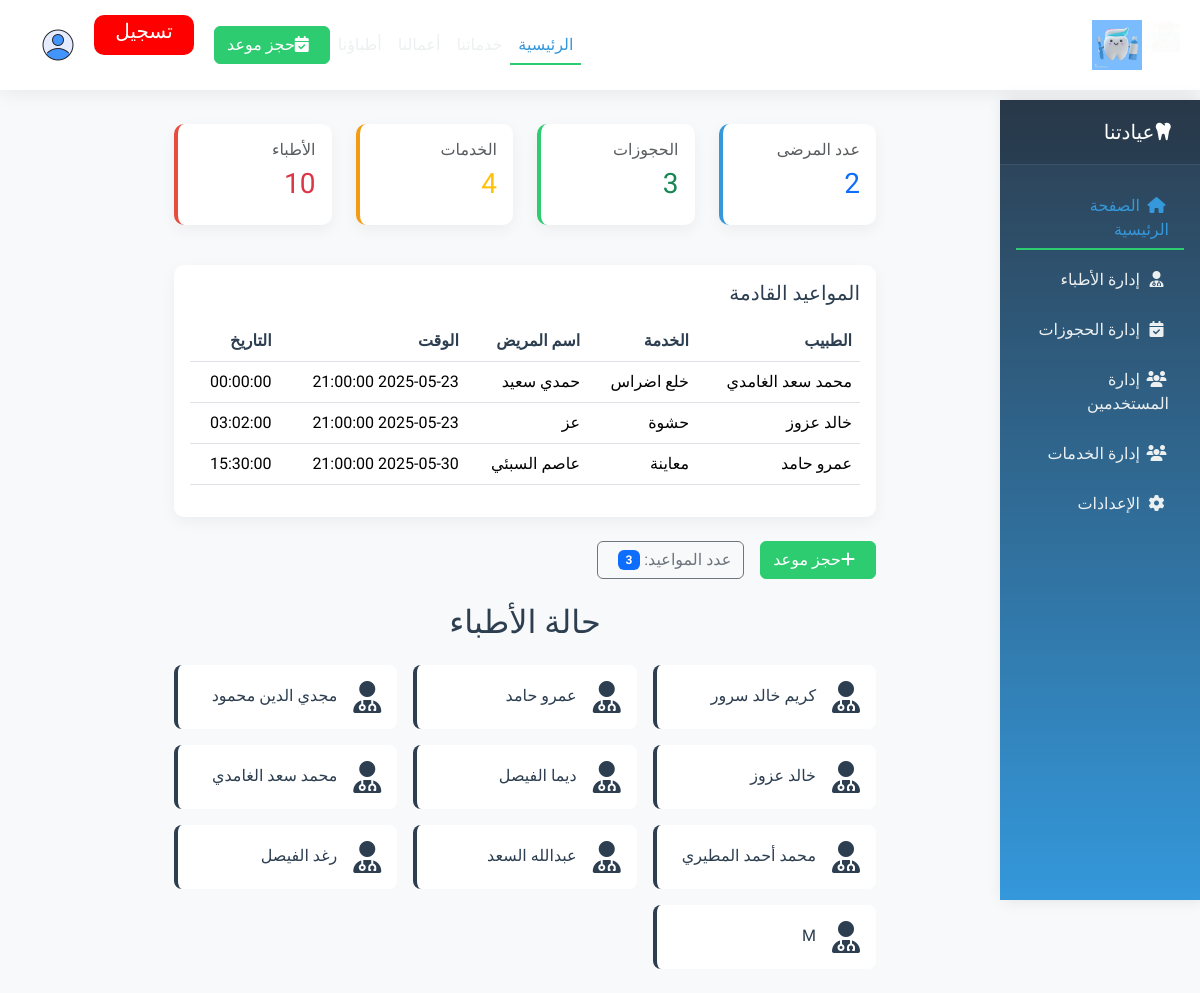
/admin/dashboard.php (signed in), run on the app's committed database.
### tables this page shows
CREATE TABLE `booking` (
  `BookingID` int(11) NOT NULL,
  `BookingName` varchar(30) NOT NULL,
  `BookingDate` timestamp NOT NULL DEFAULT current_timestamp(),
  `BookingTime` time NOT NULL,
  `BookingDetail` text NOT NULL,
  `DoctorID` int(11) NOT NULL,
  `ServicesID` int(11) NOT NULL,
  `UserID` int(11) NOT NULL,
  `BookingState` int(11) NOT NULL DEFAULT 0
);

CREATE TABLE `doctors` (
  `id` int(11) NOT NULL,
  `name` varchar(100) NOT NULL,
  `Upload_path` varchar(255) NOT NULL,
  `specialty` varchar(100) NOT NULL,
  `description` text DEFAULT NULL,
  `education` text DEFAULT NULL,
  `experience` text DEFAULT NULL
);

CREATE TABLE `services` (
  `ServicesID` int(11) NOT NULL,
  `ServicesName` varchar(50) NOT NULL,
  `ServicesImge` text NOT NULL,
  `ServicesDetail` text NOT NULL
);

### admin/dashboard.php (the view, shortened to what this page needs)
<?php
include("../config/config.php");
$result = $con->query("SELECT COUNT(*) as count FROM users");
$row = $result->fetch_assoc();
$num_patients = $row['count'];
$result = $con->query("SELECT COUNT(*) as count FROM booking");
$row = $result->fetch_assoc();
$num_booking = $row['count'];
 $result = $con->query("SELECT COUNT(*) as count FROM 	services");
$row = $result->fetch_assoc();
$num_services = $row['count'];
$result = $con->query("SELECT COUNT(*) as count FROM doctors");
$row = $result->fetch_assoc();
$num_doctors = $row['count'];
$appointments = $con->query("SELECT a.BookingTime as BookingTime, a.BookingDate as BookingDate, a.BookingName as UserName,
 d.name as name,s.ServicesName as ServicesName
FROM booking a
JOIN users u ON a.UserID= u.UserID
JOIN doctors d ON a.DoctorID = d.id
JOIN services s ON a.ServicesID = s.ServicesID
ORDER BY a.BookingDate, a.BookingTime");
?>
<!DOCTYPE html>
<html lang="ar" dir="rtl">
<head>
</head>
<body style="padding-top:100px; padding-right:100px">
   <?php
    include ("Sidebar.php");
    ?>
        <?php
       include("../include/Header.php");
    ?>
    <div class="body" style="padding-right:200px;">
    <div class="container-fluid p-0" >
        <div class="row g-0">
            <div class="col-md-9 col-lg-10">
                <div class="p-4">
                    <div class="row mb-4">
                        <div class="col-md-6 col-lg-3 mb-3">
                            <div class="stat-card patients h-100 p-3">
                                <h6 class="text-muted">عدد المرضى</h6>
                                <h3 class="text-primary"><?php echo $num_patients; ?></h3>
                            </div>
                        </div>
                        <div class="col-md-6 col-lg-3 mb-3">
                            <div class="stat-card appointments h-100 p-3">
                                <h6 class="text-muted">الحجوزات</h6>
                                <h3 class="text-success"><?php echo $num_booking; ?></h3>
                            </div>
                        </div>
                        <div class="col-md-6 col-lg-3 mb-3">
                            <div class="stat-card services h-100 p-3">
                                <h6 class="text-muted">الخدمات</h6>
                                <h3 class="text-warning"><?php echo $num_services; ?></h3>
                                <i class="fas fa-teeth-open stat-icon text-warning"></i></div>
                        </div>
                        <div class="col-md-6 col-lg-3 mb-3">
                            <div class="stat-card doctors h-100 p-3">
                                <h6 class="text-muted">الأطباء</h6>
                                <h3 class="text-danger"><?php echo $num_doctors; ?></h3>
                            </div>
                        </div>
                    </div>
                    <div class="appointment-table p-3 mb-4">
                        <h5 class="mb-3">المواعيد القادمة</h5>
                        <div class="table-responsive">
                            <table class="table table-hover">
                                <thead>
                                    <tr>
                                        <th>الطبيب</th>
                                        <th>الخدمة</th>
                                        <th>اسم المريض</th>
                                        <th>الوقت</th>
                                        <th>التاريخ</th>
                                    </tr>
                                </thead>
                                <tbody>
                                        <?php if ($appointments->num_rows > 0): ?>
                                        <?php while ($row = $appointments->fetch_assoc()): ?>
                                            <tr>
                                                <td><?= htmlspecialchars($row['name']) ?></td>
                                                <td><?= htmlspecialchars($row['ServicesName']) ?></td>
                                                <td><?= htmlspecialchars($row['UserName']) ?></td>
                                                <td><?= htmlspecialchars($row['BookingDate']) ?></td>
                                                <td><?= htmlspecialchars($row['BookingTime']) ?></td>
                                            </tr>
                                        <?php endwhile; ?>
                                    <?php else: ?>
                                        <tr>
                                            <td colspan="6" class="text-center">لا توجد مواعيد قادمة</td>
                                        </tr>
                                    <?php endif; ?>
                                </tbody>
                            </table>
                        </div>
                    </div>
                    <div class="d-flex gap-3 mb-4">
                                <a href="http://localhost/php/Pag/Booking.php" style="text-decoration: none;"> <button class="btn btn-primary">
                  <i class="fas fa-plus me-2"></i>حجز موعد
                        </button></a>
                        <button class="btn btn-outline-secondary">
                            عدد المواعيد: <span class="badge bg-primary ms-2"><?php echo $num_booking; ?></span>
                        </button>
                    </div>
                    <h2 class="text-center mb-4">حالة الأطباء</h2>
                    <div class="row g-3">
                        <?php
                        $doctors_status = $con->query("SELECT * FROM doctors");
                        while ($doctor = $doctors_status->fetch_assoc()): ?>
                        <div class="col-12 col-md-4">
                            <div class="doctor-status-card p-3 status-<?php echo strtolower($doctor['name']); ?>">
                                <div class="d-flex align-items-center gap-3">
                                    <i class="fas fa-user-md fa-2x text-<?php echo strtolower($doctor['name']); ?>"></i>
                                    <div>
                                        <h6 class="mb-1"><?php echo $doctor['name']; ?></h6>
                                    </div>
                                </div>
                            </div>
                        </div>
                        <?php endwhile; ?>
                    </div>
                </div>
            </div>
        </div>
    </div>
    </div>
</body>
</html>

### Css/index.css (style rules this page uses)
:root { --primary-light: #5dade2; --primary-main: #3498db; --primary-dark: #2874a6; --dental-green: #2ecc71; --dental-blue: #2980b9; --dental-gold: #f1c40f; --white: #ffffff; --light-gray: #f8f9fa; --dark-gray: #2c3e50; --text-color: #2c3e50; --transition-base: all 0.4s cubic-bezier(0.645, 0.045, 0.355, 1); }
body { font-family: 'Tajawal', sans-serif; background-color: var(--light-gray); color: var(--text-color); overflow-x: hidden; }
.btn-primary { background-color: var(--dental-green); border-color: var(--dental-green); }

### Css/dashboard.css (style rules this page uses)
:root { --primary-color: #3498db; --secondary-color: #2ecc71; --warning-color: #f39c12; --danger-color: #e74c3c; --dark-color: #2c3e50; --light-color: #ecf0f1; --bg-color: #f8f9fa; --text-color: #2c3e50; --card-bg: #ffffff; }
body { font-family: 'Tajawal', sans-serif; background-color: var(--bg-color); color: var(--text-color); min-height: 100vh; transition: all 0.3s; }
.stat-card { background: var(--card-bg); border-radius: 10px; transition: all 0.3s; box-shadow: 0 5px 15px rgba(0,0,0,0.05); border-left: 4px solid; overflow: hidden; }
.stat-card.patients { border-color: var(--primary-color); }
.stat-card.appointments { border-color: var(--secondary-color); }
.stat-card.services { border-color: var(--warning-color); }
.stat-card.doctors { border-color: var(--danger-color); }
.appointment-table { background: var(--card-bg); border-radius: 10px; box-shadow: 0 5px 15px rgba(0,0,0,0.05); }
.table th { border-top: none; font-weight: 600; color: var(--text-color); }
.doctor-status-card { border-left: 4px solid; border-radius: 8px; background: var(--card-bg); transition: all 0.3s; }

### data on the page
booking: DoctorID.name "محمد سعد الغامدي", ServicesID.ServicesName "خلع اضراس", BookingName "حمدي سعيد", BookingDate "2025-05-23 21:00:00", BookingTime "00:00:00"
booking: DoctorID.name "خالد عزوز", ServicesID.ServicesName "حشوة", BookingName "عز", BookingDate "2025-05-23 21:00:00", BookingTime "03:02:00"
booking: DoctorID.name "عمرو حامد", ServicesID.ServicesName "معاينة", BookingName "عاصم السبئي", BookingDate "2025-05-30 21:00:00", BookingTime "15:30:00"
doctors: name "كريم خالد سرور"
doctors: name "عمرو حامد"
doctors: name "مجدي الدين محمود"
doctors: name "خالد عزوز"
doctors: name "ديما الفيصل"
doctors: name "محمد سعد الغامدي"
doctors: name "محمد أحمد المطيري"
doctors: name "عبدالله السعد"
doctors: name "رغد الفيصل"
doctors: name "M"

### other printed values
$num_patients "2"
$num_booking "3"
$num_services "4"
$num_doctors "10"
